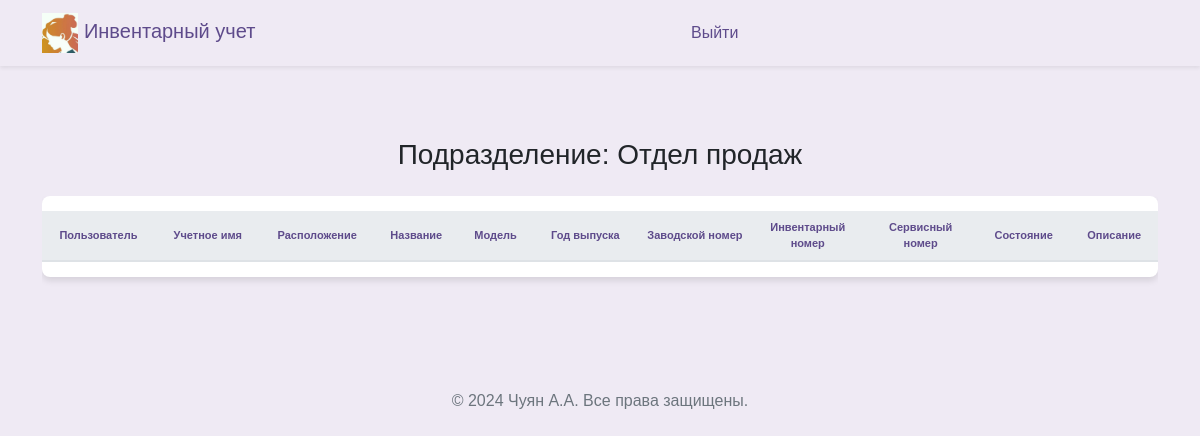
/arms_guest (signed in), run on an earlier commit of the app's database.
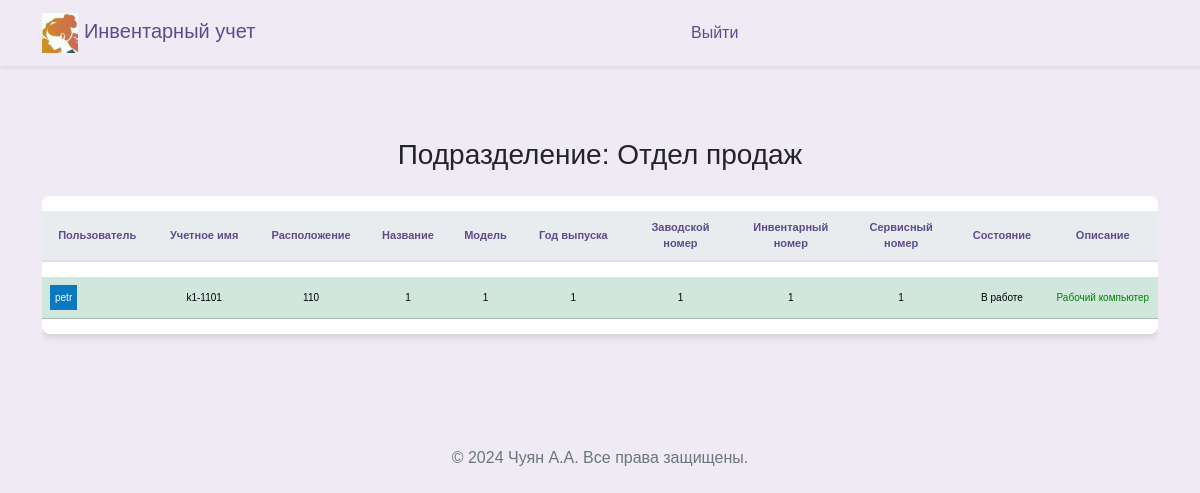
And on a later commit of the database.
### src/database/models.py (models this page shows, shortened)
class Worker(Base):
    __tablename__ = "worker"
    id = Column(Integer, primary_key=True)
    role = Column(Enum(Role), default=Role.guest)
    fio = Column(String)
    name = Column(String, unique=True)
    password = Column(String)
    department = Column(String)
    position = Column(String)
    description = Column(String, default=None)
    conn_worker_arm = relationship(
        "Arm", back_populates="conn_arm_worker"
    )

class Arm(Base):
    __tablename__ = "arm"
    id = Column(Integer, primary_key=True)
    title = Column(String, unique=True)
    department_arm = Column(String)
    location = Column(String)
    name = Column(String)
    model = Column(String)
    release = Column(String)
    num_serial = Column(String)
    num_invent = Column(String)
    num_service = Column(String)
    price = Column(String)
    formular = Column(String)
    state = Column(String)
    description = Column(String, default=None)
    description2 = Column(String, default=None)
    description3 = Column(String, default=None)
    id_worker = Column(Integer, ForeignKey("worker.id"), default=1)
    conn_arm_worker = relationship(
        "Worker", back_populates="conn_worker_arm"
    )

### src/frontend/router.py (the view)
@router.get("/arms")
async def get_arms(
    request: Request,
    worker: Worker = Depends(get_worker_or_redirect),
    session: AsyncSession = Depends(get_session),
):
    data = await CRUDArm.get_all_arm_sorted(session)
    data_worker = await CRUDWorker.get_all(session)
    return templates.TemplateResponse(
        "arms/index.html",
        {"request": request, "worker": worker, "data": data, "data_worker": data_worker},
    )

### src/frontend/template/guest/arms.html (shortened to what this page needs)
{% extends "base/base.html" %}
{% block content %}
<head>
</head>
<div class="row">
  <div class="col-12">
    <h3 class="mb-4" style="margin-bottom: 60px; text-align: center;">Подразделение: {{ worker.department }}</h3>
    <div class="table-responsive">
      <table class="table table-hover table-shadow table-rounded">
        <thead>
          <tr>
            <th scope="col" >Пользователь</th>
            <th scope="col" >Учетное имя</th>
            <th scope="col" >Расположение</th>
            <th scope="col" >Название</th>
            <th scope="col" >Модель</th>
            <th scope="col" >Год выпуска</th>
            <th scope="col" >Заводской номер</th>
            <th scope="col" >Инвентарный номер</th>
            <th scope="col" >Сервисный номер</th>
            <th scope="col" >Состояние</th>
            <th scope="col" >Описание</th>
          </tr>
        </thead>
        <tbody class="text-center">
          {% for tuple in data %}
            {% set object = tuple %}
              {% if object.department_arm == worker.department %}
                {% for tuple2 in data_worker %}
                  {% if tuple2.id == object.id_worker %}
                    <tr class="table-success">
                      <td>
                        <div style="display: flex;">
                          <span style="background-color: #0b79c2; color: white; padding: 5px;">
                              {% set varUserName = tuple2.name %}
                              {% set varUserId = tuple2.id %}
                              {{varUserName}}
                          </span>
                        </div>
                      </td>
                      <td>{{ object.title }}</td>
                      <td>{{ object.location }}</td>
                      <td>{{ object.name }}</td>
                      <td>{{ object.model }}</td>
                      <td>{{ object.release }}</td>
                      <td>{{ object.num_serial }}</td>
                      <td>{{ object.num_invent }}</td>
                      <td>{{ object.num_service }}</td>
                      <td>{{ object.state }}</td>
                      <td {% if object.description == "Буферный компьютер" %}style="color: orange;"{% elif object.description == "Абонентский терминал" %}style="color: blue;"{% elif object.description == "Рабочий компьютер" %}style="color: green;"{% endif %}>{{ object.description }}</td>
                    </tr>
                {% endif %}
              {% endfor %}
            {% endif %}
          {% endfor %}
        </tbody>
      </table>
    </div>
  </div>
</div>
{% endblock %}

What changed in the data, as far as the page shows it:
added Arm: title "k1-1101", location "110", name "1", model "1", release "1", num_serial "1", num_invent "1", num_service "1", state "В работе", description "Рабочий компьютер", Worker (name "petr")
